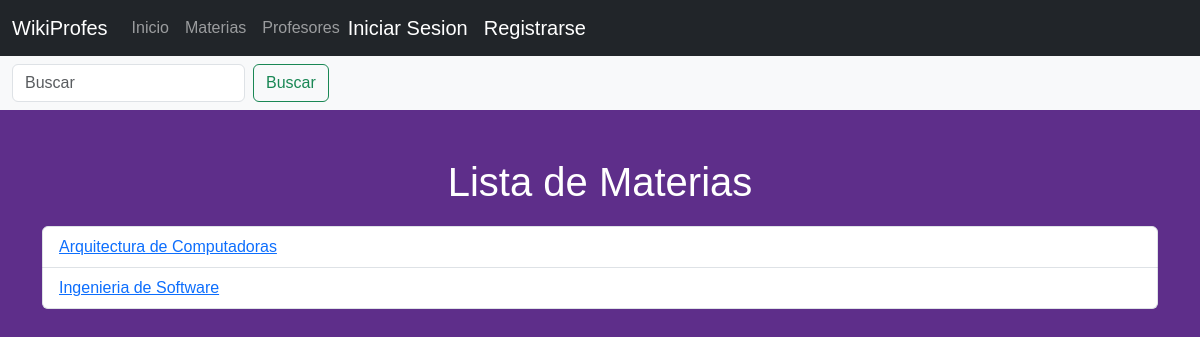
Screenshot of /materias/ with the database file from the repository.
### materia/models.py (models this page shows, shortened)
class Materia(models.Model):
    clave = models.CharField(max_length=10)
    nombre = models.CharField(max_length=80)
    departamento = models.CharField(max_length=50)
    profesores = models.ManyToManyField(Profesor, through='publicacion.Publicacion')
    usuarios = models.ManyToManyField(User, through='publicacion.Publicacion')

### materia/views.py (the view)
# urls.py: path('materias/', views.ListaMateria.as_view(), name='lista_materias'),
class ListaMateria(generic.ListView):
    template_name = 'materia/lista_materias.html'
    def get_queryset(self):
        return Materia.objects.order_by('nombre')

### templates/materia/lista_materias.html (shortened to what this page needs)
{% extends 'base.html' %}
{% block content %}
<nav class="navbar navbar-expand-lg bg-body-tertiary">
    <div class="container-fluid">
        <form class="d-flex" role="search" action="{% url 'publicacion:search' %}">
            <input class="form-control me-2" type="search" placeholder="Buscar" aria-label="Search" name="q">
            <button class="btn btn-outline-success" type="submit">Buscar</button>
        </form>
    </div>
</nav>
<div class="container">
    <h1 class="mt-5">Lista de Materias</h1>
    <ul class="list-group mt-3">
        {% for materia in materia_list %}
        <li class="list-group-item">
            <a href="{% url 'publicacion:detalle_materia' materia.id %}">{{ materia.nombre }}</a>
        </li>
        {% endfor %}
    </ul>
</div>
{% endblock content %}

### static/css/style.css (style rules this page uses)
body { font-family: Arial, sans-serif; background-color: #4c1d95; color: #fff; margin: 0; padding: 0; }
body { background-color: #5e2e8a; color: #fff; }
.container { margin-top: 20px; }
h1 { font-size: 2.5em; margin-bottom: 20px; text-align: center; }

### rows the page displays
Materia: nombre "Arquitectura de Computadoras"
Materia: nombre "Ingenieria de Software"
